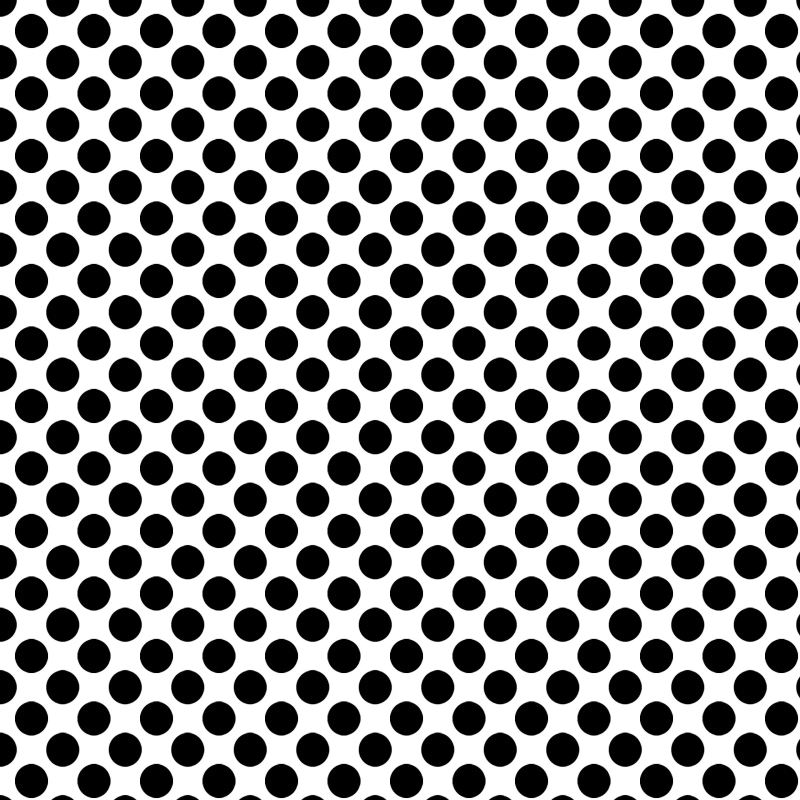
#> input picture Dots1.jpg, 1600 x 1600 px, found by its file name (shown at 1/2 size)
$ python 'morphological Gradient, top hat, balck hat.py'
#> lines starting #> are read from the running program, lines starting #| are printed output that depends on the picture; after the words box and inside, x2 and y2 are one past the last pixel; in counts of white or black regions, pixels touching at a corner belong together
import cv2
import numpy as np
img = cv2.imread("D:/SEPIDEH/Dots1.jpg")
#> img is the input picture: shape (1600, 1600, 3); mean B, G, R 140.6, 140.5, 140.6
width=400
height=300
img1 = cv2.resize(img, (width, height))
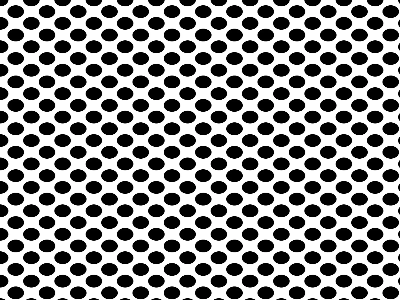
#> img1: shape (300, 400, 3); mean B, G, R 140.6, 140.6, 140.6
kernel=np.ones((15,15),np.uint8)    #the more kernel, the more zero we have(black)
gradient=cv2.morphologyEx(img1,cv2.MORPH_GRADIENT,kernel)
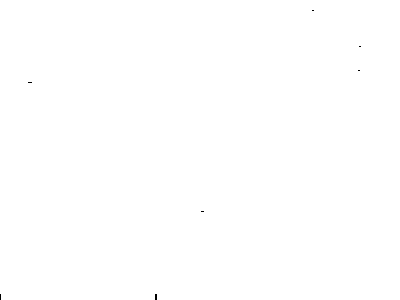
#> gradient: shape (300, 400, 3); values 254 (black) and 255 (white), 100% white; black in thin lines or dots, all inside (x1, y1, x2, y2) = (0, 10, 361, 300)
tophat=cv2.morphologyEx(img1,cv2.MORPH_TOPHAT,kernel)
blackhat=cv2.morphologyEx(img1,cv2.MORPH_BLACKHAT,kernel)
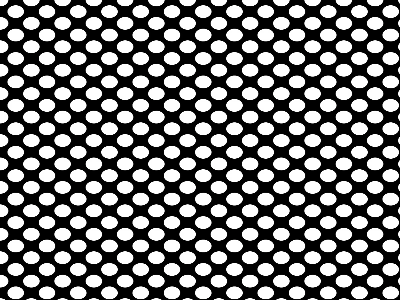
#> blackhat: shape (300, 400, 3); mean B, G, R 114.4, 114.4, 114.4
cv2.imshow("img1",img1)
cv2.imshow("gradient",gradient)
cv2.imshow("tophat",tophat)
cv2.imshow("blackhat",blackhat)
cv2.waitKey(0)
cv2.destroyAllWindows()

$ run again, with dots.jpg copied over Dots1.jpg
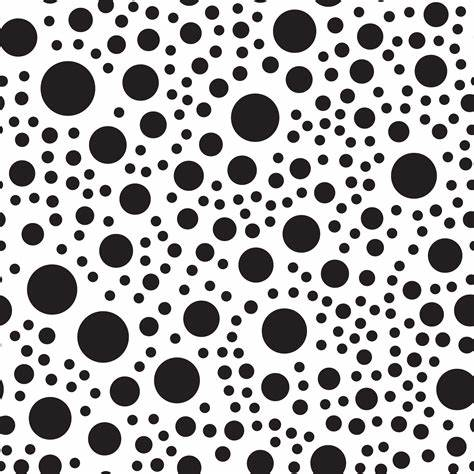
#> input picture dots.jpg, 474 x 474 px, found by its file name
#> img is the input picture: shape (474, 474, 3); mean B, G, R 176.5, 176.1, 177
#> `tophat=cv2.morphologyEx(img1,cv2.MORPH_TOPHAT,kernel)`:
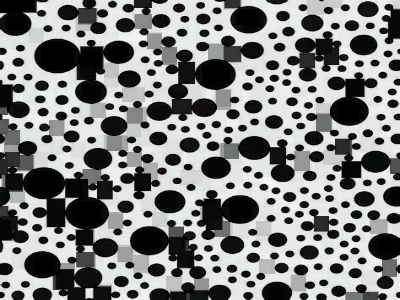
#> tophat: shape (300, 400, 3); mean B, G, R 128.7, 128.9, 128.1
#> `blackhat=cv2.morphologyEx(img1,cv2.MORPH_BLACKHAT,kernel)`:
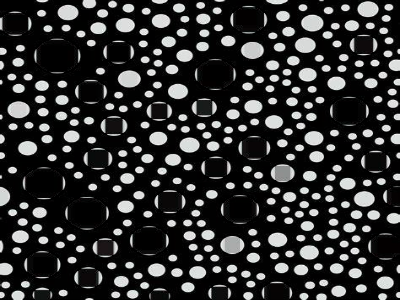
#> blackhat: shape (300, 400, 3); mean B, G, R 50.1, 50.1, 49.9
